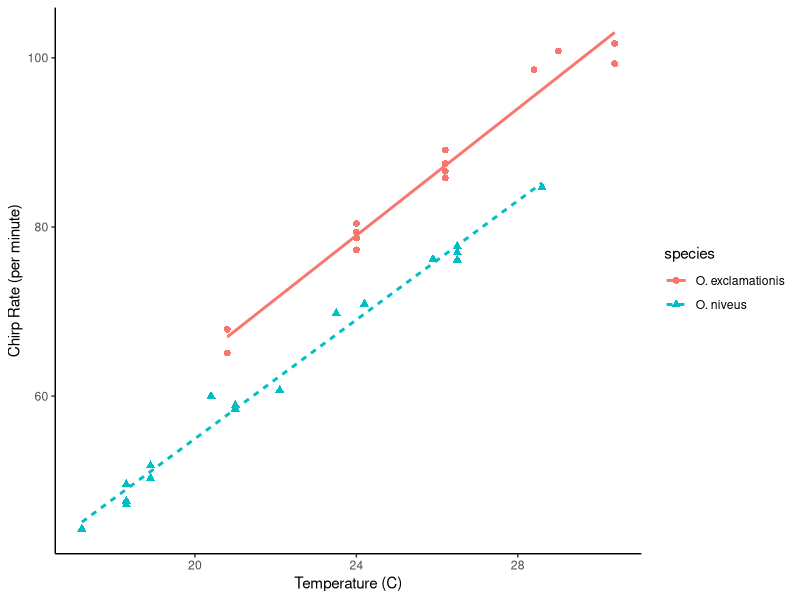
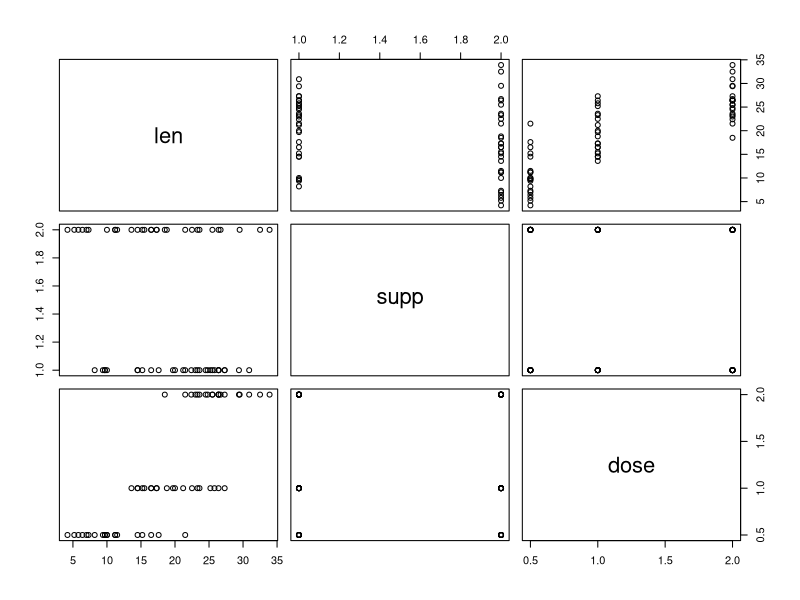
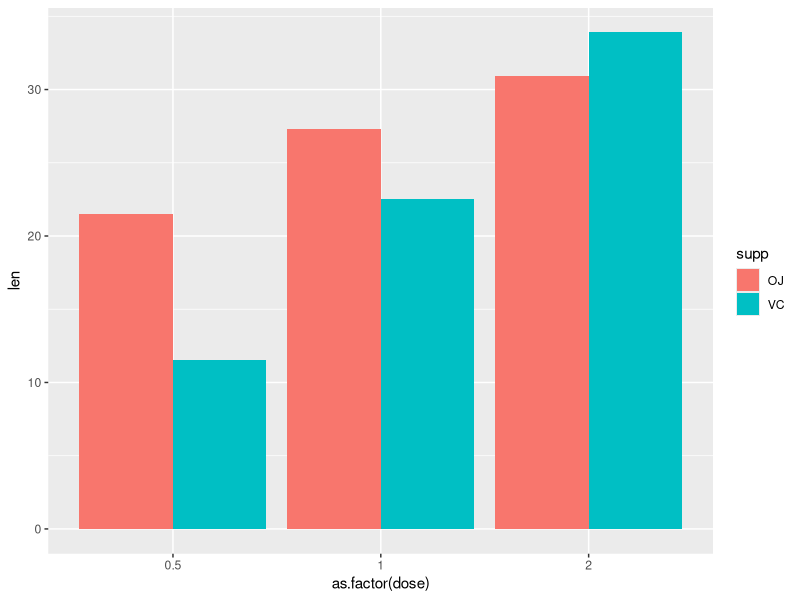
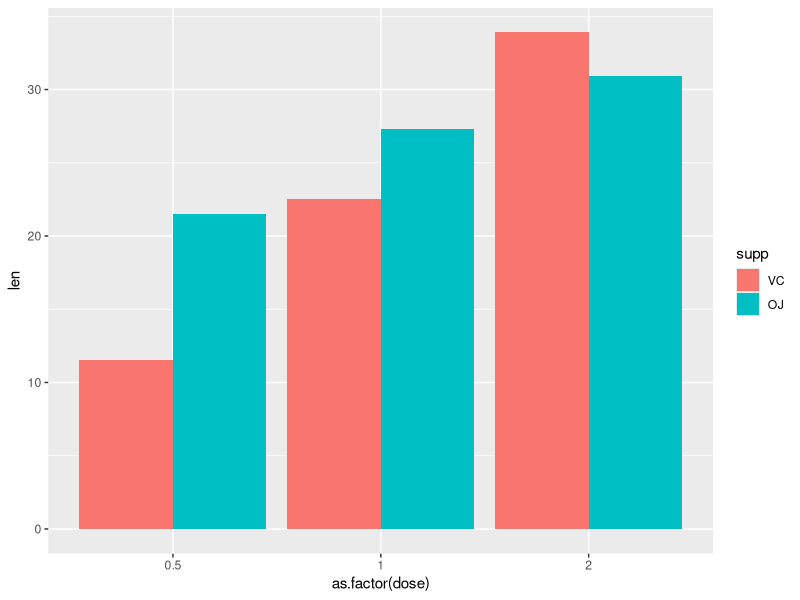
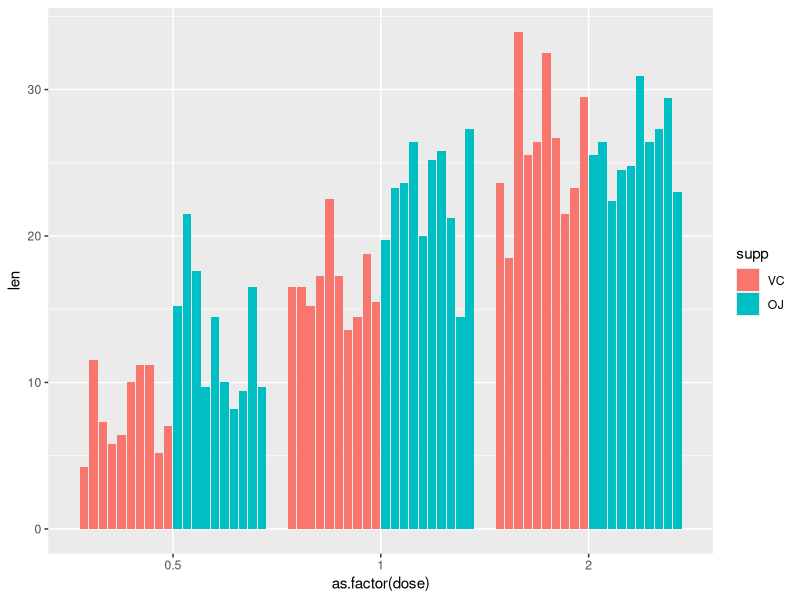
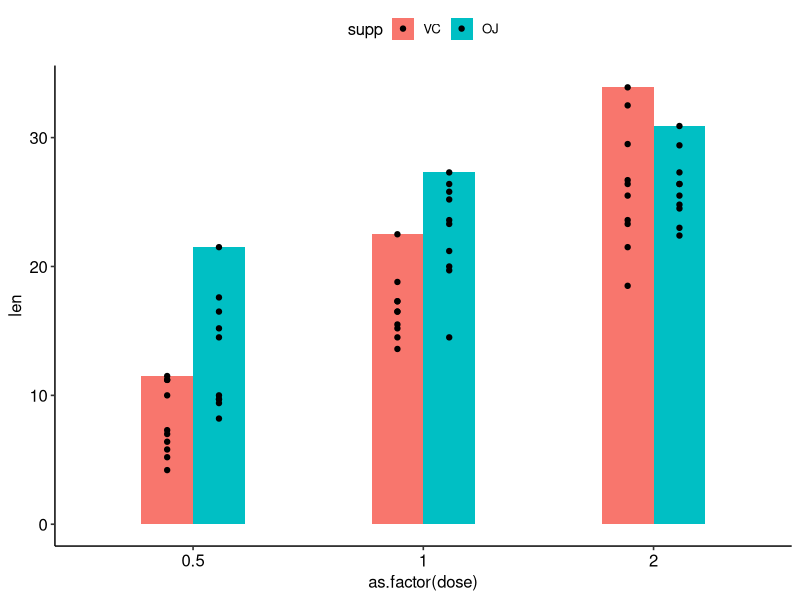
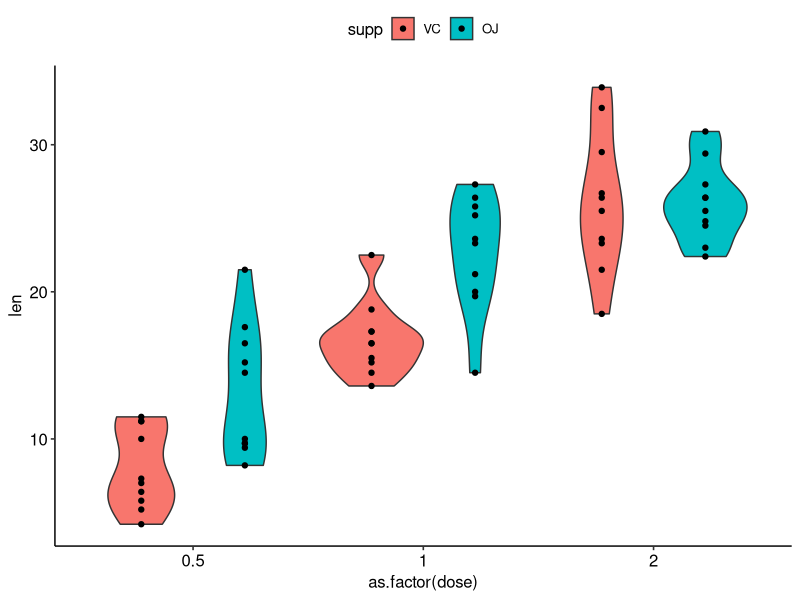

Reproduce these figures in R, in order.
## ---- chunk 1
knitr::opts_chunk$set(echo = TRUE)
## ---- chunk 2
boot_samp <- rsample::bootstraps(mtcars, times = 3)
## ---- chunk 3
library(tidyverse)

data(crickets, package = "modeldata")
names(crickets)

# Plot the temperature on the x-axis, the chirp rate on the y-axis. The plot
# elements will be colored differently for each species:
ggplot(crickets, 
       aes(x = temp, y = rate, color = species, pch = species, lty = species)) + 
  # Plot points for each data point and color by species
  geom_point(size = 2) + 
  # Show a simple linear model fit created separately for each species:
  geom_smooth(method = lm, se = FALSE, alpha = 0.5) + 
  labs(x = "Temperature (C)", y = "Chirp Rate (per minute)")+
  theme_classic()
## ---- chunk 4
plot(ToothGrowth)

## ---- chunk 5
 
ggplot(ToothGrowth, aes(x = as.factor(dose),y = len, fill=supp))+
  geom_bar(stat = "identity",position = "dodge")
## ---- chunk 6
df2 <- ToothGrowth
df2$supp <- factor(df2$supp,levels = c("VC","OJ")) 
ggplot(df2, aes(x = as.factor(dose),y = len, fill=supp))+
  geom_bar(stat = "identity",position = "dodge")
## ---- chunk 7
ggplot(df2, aes(x = as.factor(dose),y = len, fill=supp))+
  geom_bar(stat = "identity",position = "dodge2")
## ---- chunk 8
ggplot(df2, aes(x = as.factor(dose),y = len, fill=supp))+
  geom_bar(stat = "identity",position = "dodge",width = .45)+
  geom_jitter(position = position_dodge(.45))+
  ggpubr::theme_pubr()
## ---- chunk 9
ggplot(df2, aes(x = as.factor(dose),y = len, fill=supp))+
  geom_violin()+
  geom_jitter(position = position_dodge(.9))+
  ggpubr::theme_pubr()
